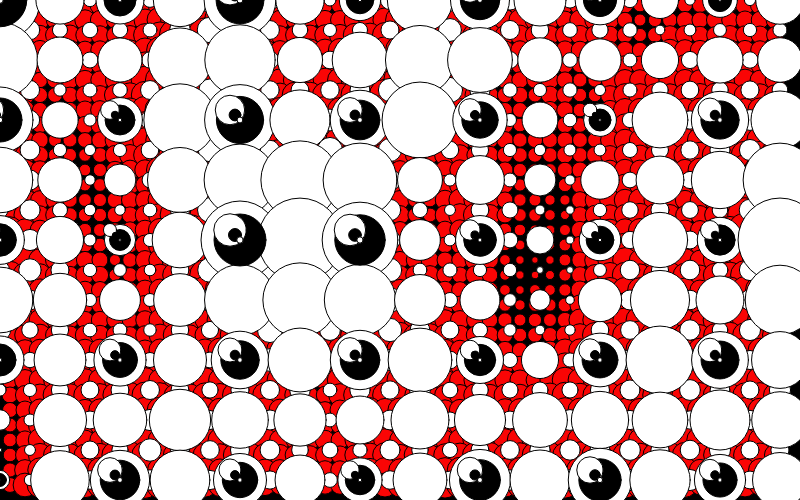
Frame 1 (no input)
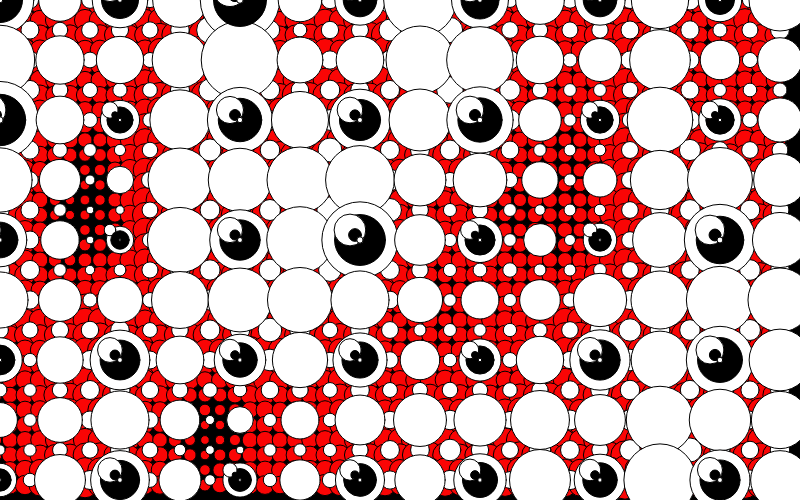
Frame 60 (no input)
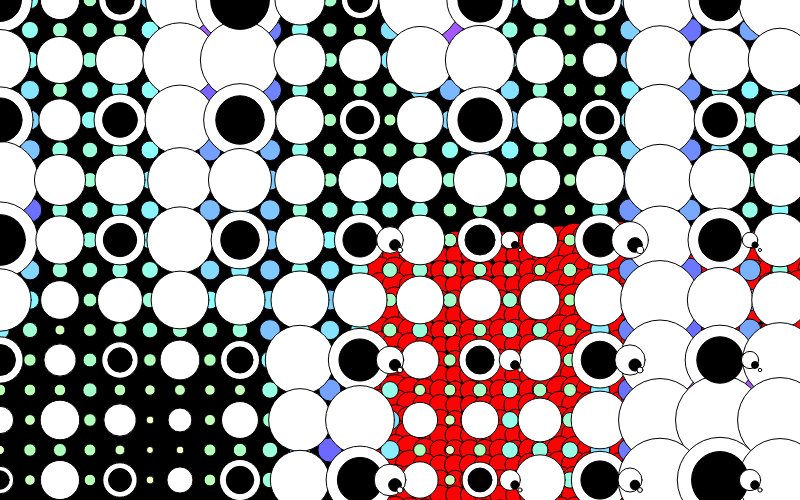
Frame 120 (the mouse pressed at the canvas centre since frame 60)

The p5.js sketch that drew these frames (run headless with seeded random() and noise() and a simulated clock; from frame 60 on, the mouse is pressed at the canvas centre):

// p5.js sketch
// ── sketch.js
var time = 0;

function setup() {
  createCanvas(800, 500);
  colorMode(HSB, 360, 255, 255);
  circleY=250;
  circleX=250;
  circleXspeed=60;
  circleYspeed=35;
}

function draw() {
  background(0);
  var circleSize = 10;
  var circleSpace = 15;
  time = time + 0.007;

  for (var circleY = 0; circleY <= height; circleY = circleY + circleSpace) {
    for(var circleX = 0; circleX <= width; circleX = circleX + circleSpace) {
      //circleSize = random(1, 10);
      //circleSize = (Math.cos(circleX * 0.1) + Math.sin(circleY * 0.1) + 3) * 2;
      //circleSize = (Math.sin(circleY * circleX) + 1.0) * 3.0;
      var noiseVal = noise( circleX * 0.009, circleY * 0.00451, time );
      circleSize = noiseVal * 50.0;
      fill(0,250,250);
      ellipse(circleX+mouseX-20, circleY+mouseY-10, circleSize, circleSize);
    }
  }
  for (var circleY = 0; circleY <= 500; circleY = circleY + 30) {
    for(var circleX = 0; circleX <= 800; circleX = circleX + 30) {
      //circleSize = random(1, 10);
      //circleSize = (Math.cos(circleX * 0.1) + Math.sin(circleY * 0.1) + 3) * 2;
      //circleSize = (Math.sin(circleY * circleX) + 1.0) * 3.0;
      var noiseVal = noise( circleX * 0.009, circleY * 0.00451, time );
      circleSize = noiseVal * 40.0;
      fill(noiseVal * mouseX, noiseVal * mouseY, 255);
      ellipse(circleX, circleY, circleSize, circleSize);
    }
  }
  for (var circleY = 0; circleY <=500; circleY = circleY + 60) {
    for(var circleX = 0; circleX <= 800; circleX = circleX + 60) {
      //circleSize = random(1, 10);
      //circleSize = (Math.cos(circleX * 0.1) + Math.sin(circleY * 0.1) + 3) * 2;
      //circleSize = (Math.sin(circleY * circleX) + 1.0) * 3.0;
      var noiseVal = noise( circleX * 0.009, circleY * 0.00451, time );
      circleSize = noiseVal * 120.0;
      fill(255,0, 255);
      ellipse(circleX, circleY, circleSize, circleSize);
    }
  }
  for (var circleY = 0; circleY <=500; circleY = circleY + 120) {
    for(var circleX = 0; circleX <= 800; circleX = circleX + 120) {
      //circleSize = random(1, 10);
      //circleSize = (Math.cos(circleX * 0.1) + Math.sin(circleY * 0.1) + 3) * 2;
      //circleSize = (Math.sin(circleY * circleX) + 1.0) * 3.0;
      var noiseVal = noise( circleX * 0.009, circleY * 0.00451, time );
      circleSize = noiseVal * 80.0;
      fill(255,255,0);
      ellipse(circleX, circleY, circleSize, circleSize);
    }
  }
  for (var circleY = 0; circleY <=500; circleY = circleY + 120) {
    for(var circleX = 0; circleX <= 800; circleX = circleX + 120) {
      //circleSize = random(1, 10);
      //circleSize = (Math.cos(circleX * 0.1) + Math.sin(circleY * 0.1) + 3) * 2;
      //circleSize = (Math.sin(circleY * circleX) + 1.0) * 3.0;
      var noiseVal = noise( circleX * 0.009, circleY * 0.00451, time );
      circleSize = noiseVal * 50.0;
      fill(255,0,255);
      ellipse(circleX+mouseX-10, circleY+mouseY-10, circleSize, circleSize);
    }
  }
  for (var circleY = 0; circleY <=500; circleY = circleY + 120) {
    for(var circleX = 0; circleX <= 800; circleX = circleX + 120) {
      //circleSize = random(1, 10);
      //circleSize = (Math.cos(circleX * 0.1) + Math.sin(circleY * 0.1) + 3) * 2;
      //circleSize = (Math.sin(circleY * circleX) + 1.0) * 3.0;
      var noiseVal = noise( circleX * 0.009, circleY * 0.00451, time );
      circleSize = noiseVal * 20.0;
      fill(255,255,0);
      ellipse(circleX+mouseX-5, circleY+mouseY-5, circleSize, circleSize);
    }
  }
  for (var circleY = 0; circleY <=500; circleY = circleY + 120) {
    for(var circleX = 0; circleX <= 800; circleX = circleX + 120) {
      //circleSize = random(1, 10);
      //circleSize = (Math.cos(circleX * 0.1) + Math.sin(circleY * 0.1) + 3) * 2;
      //circleSize = (Math.sin(circleY * circleX) + 1.0) * 3.0;
      var noiseVal = noise( circleX * 0.009, circleY * 0.00451, time );
      circleSize = noiseVal *10.0;
      fill(255,0,255);
      ellipse(circleX+mouseX, circleY+mouseY, circleSize, circleSize);
    }
  }

}
